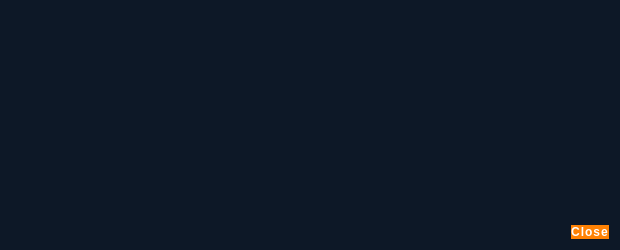
<?xml version="1.0" encoding="UTF-8"?>
<ui version="4.0">
 <class>TransactionDescDialog</class>
 <widget class="QDialog" name="TransactionDescDialog">
  <property name="geometry">
   <rect>
    <x>0</x>
    <y>0</y>
    <width>620</width>
    <height>250</height>
   </rect>
  </property>
  <property name="windowTitle">
   <string notr="true">Transaction details</string>
  </property>
  <property name="styleSheet">
   <string notr="true">QDialog#TransactionDescDialog {
background-color: #0d1827;
}
QPushButton {
	/* Global Button Style */
	background-color: #FF8204;
	padding: 0.85em 2em;
	font-family: &quot;Montserrat&quot;;
	letter-spacing: 1px;
	border: 0;
	color: #ffffff;
	font-size: 12px;
	font-weight: bold;
	border-radius: 19px;
	text-transform: uppercase;
}
QPushButton:hover {
	background-color: #db7e20;
}
QPushButton:focus {
	border: none;
	outline: none;
}
QPushButton:pressed {
	border: 1px solid #333;
}

QTextEdit#detailText {
background-color: transparent;
color: #fff;
border:0;
}</string>
  </property>
  <layout class="QVBoxLayout" name="verticalLayout">
   <item>
    <widget class="QTextEdit" name="detailText">
     <property name="toolTip">
      <string>This pane shows a detailed description of the transaction</string>
     </property>
     <property name="readOnly">
      <bool>true</bool>
     </property>
    </widget>
   </item>
   <item>
    <widget class="QDialogButtonBox" name="buttonBox">
     <property name="orientation">
      <enum>Qt::Horizontal</enum>
     </property>
     <property name="standardButtons">
      <set>QDialogButtonBox::Close</set>
     </property>
    </widget>
   </item>
  </layout>
 </widget>
 <resources/>
 <connections>
  <connection>
   <sender>buttonBox</sender>
   <signal>accepted()</signal>
   <receiver>TransactionDescDialog</receiver>
   <slot>accept()</slot>
   <hints>
    <hint type="sourcelabel">
     <x>20</x>
     <y>20</y>
    </hint>
    <hint type="destinationlabel">
     <x>20</x>
     <y>20</y>
    </hint>
   </hints>
  </connection>
  <connection>
   <sender>buttonBox</sender>
   <signal>rejected()</signal>
   <receiver>TransactionDescDialog</receiver>
   <slot>reject()</slot>
   <hints>
    <hint type="sourcelabel">
     <x>20</x>
     <y>20</y>
    </hint>
    <hint type="destinationlabel">
     <x>20</x>
     <y>20</y>
    </hint>
   </hints>
  </connection>
 </connections>
</ui>
